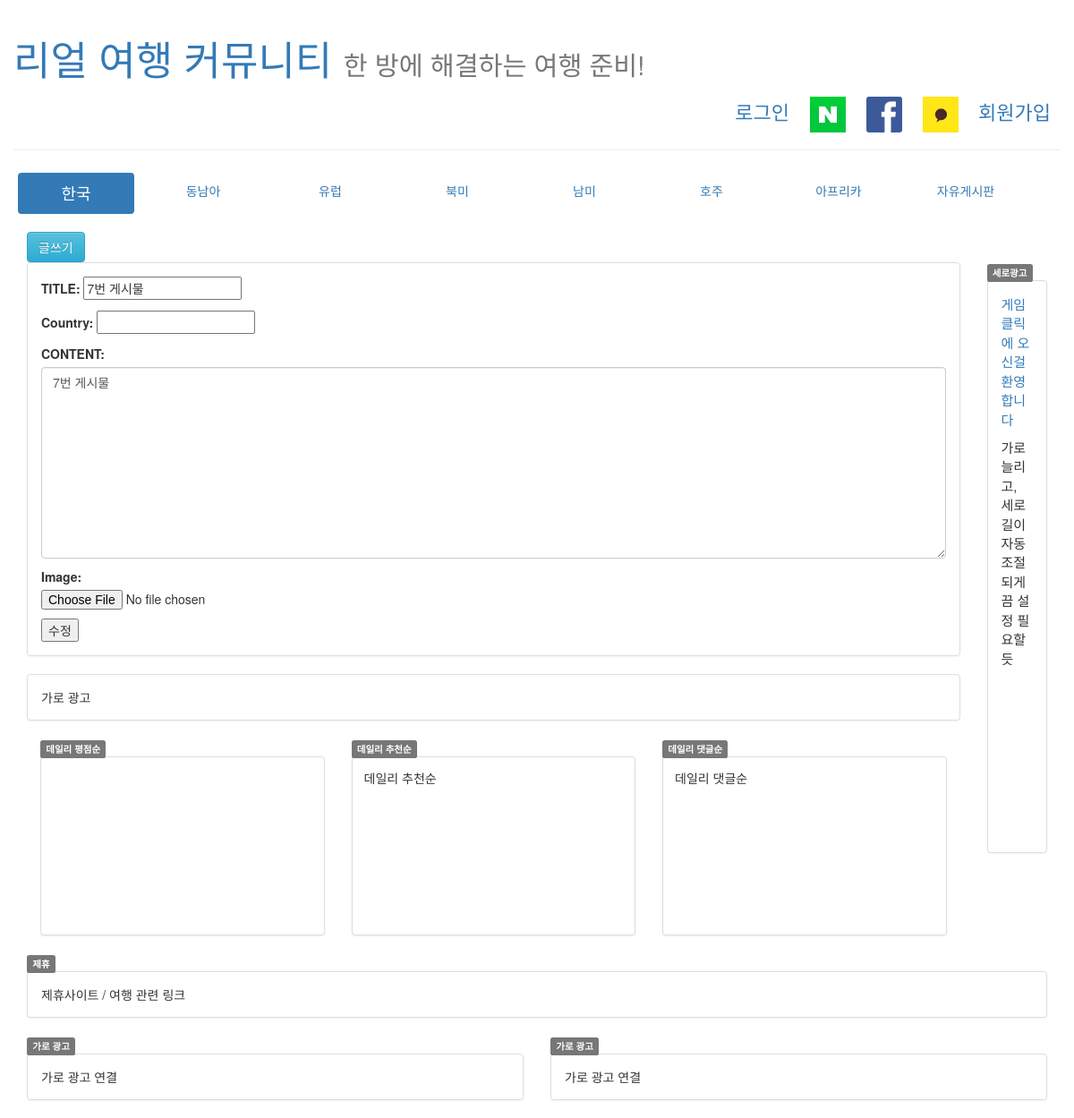
Page /board/korea/10/edit/ on the earlier database version.
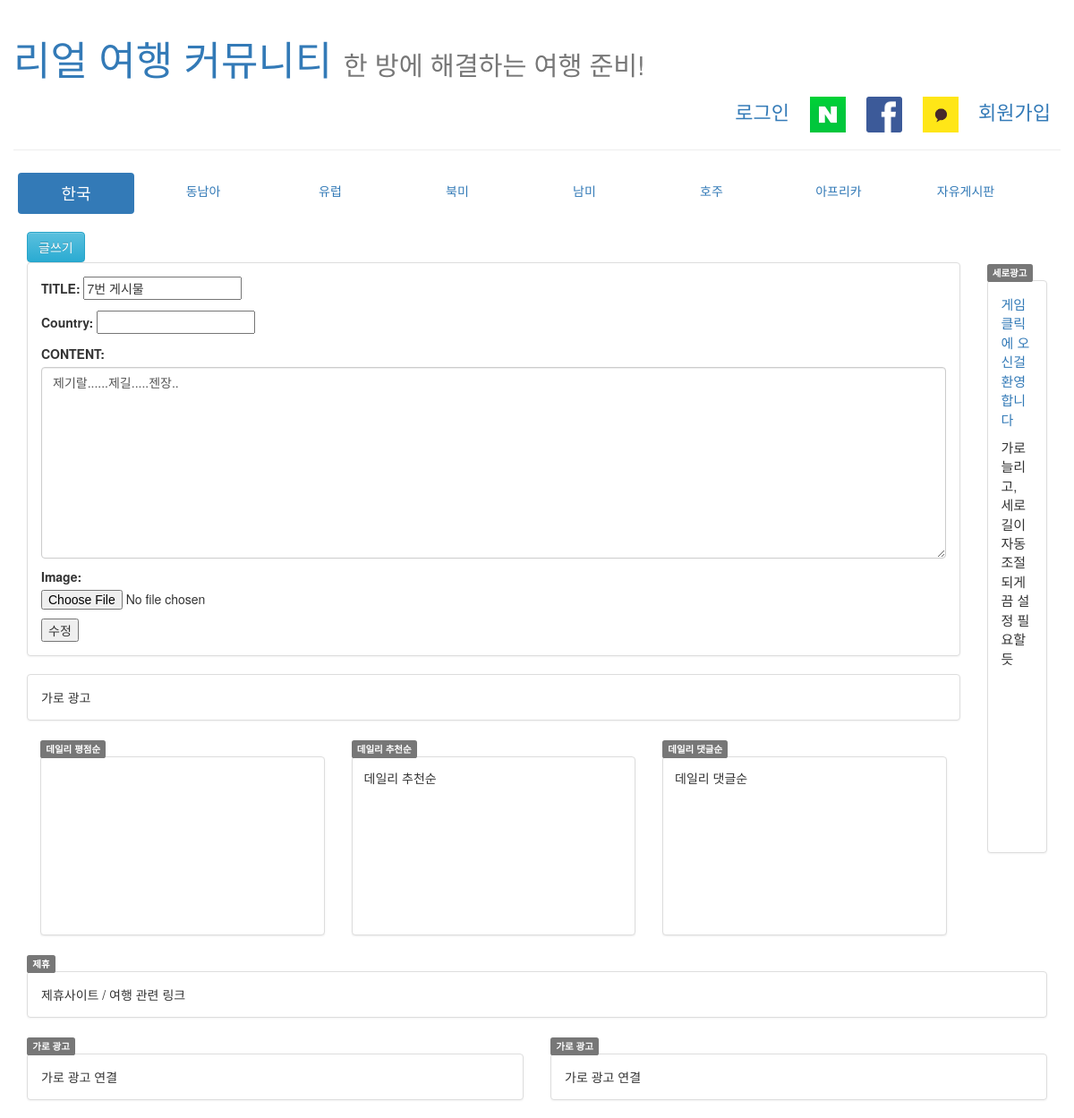
Same page on the later database version.
### board/models.py (models this page shows, shortened)
class Post(models.Model):
    title = models.CharField('TITLE', max_length=50, null=False)
    country = CountryField(blank_label='국가 선택', blank=True)
    content = models.TextField('CONTENT', null=False)
    create_date = models.DateTimeField('Create Date', auto_now_add=True)
    modify_date = models.DateTimeField('Modify Date', auto_now=True)
    user = models.ForeignKey(User, on_delete=models.CASCADE)
    image = models.ImageField(blank=True, null=True, upload_to='upload/%Y/%m/%d/orig')
    filtered_image = models.ImageField(blank=True, null=True,
                                       upload_to='upload/%Y/%m/%d/filtered')

### board/views.py (the view)
# urls.py: url(r'^korea/(?P<pk>\d+)/edit/$', PostEdit.as_view(), name='post_edit'),
class PostEdit(UpdateView):
    model = Post
    form_class = PostEditForm
    template_name = 'korea/post_edit.html'

### board/forms.py
class PostEditForm(forms.ModelForm):
    class Meta:
        model = Post
        fields = ['title', 'country', 'content', 'image',]
        widgets = {'country': CountrySelectWidget(),
                   'content': Textarea(attrs={'class': 'form-control' })
            }

### board/templates/korea/post_edit.html
{% extends 'Travel_Comm/base.html' %}
{% block content %}
<div class="row">
    <div class="col-sm-12 col-md-12">
        <div class="row">
            <div class="col-sm-11 col-md-11">
                <div class="panel panel-default">
                    <div class="panel-body mainbody" style="height:auto;">
                        <form action="" method="post" enctype="multipart/form-data">{% csrf_token %}
                            {{ form.as_p }}
                            <input type="submit" value="수정" />
                        </form>
                    </div>
                </div>
                <div class="col-sm-13 col-md-13">
                    <div class="panel panel-default">
                        <div class="panel-body">
                            가로 광고
                        </div>
                    </div>
                </div>
    <div class="col-sm-4 col-md-4">
        <span class="label label-default">데일리 평점순</span>
        <div class="thumbnail" style="height:200px;">
            <div class="caption">
            </div>
        </div>
    </div>
    <div class="col-sm-4 col-md-4">
        <span class="label label-default">데일리 추천순</span>
        <div class="thumbnail" style="height:200px;">
            <div class="caption">
                <p>데일리 추천순</p>
            </div>
        </div>
    </div>
    <div class="col-sm-4 col-md-4">
        <span class="label label-default">데일리 댓글순</span>
        <div class="thumbnail" style="height:200px;">
            <div class="caption">
                <p>데일리 댓글순</p>
            </div>
        </div>
    </div>
</div>
{% endblock %}

Differences in the rows shown:
changed Post "7번 게시물": content "7번 게시물" → "제기랄......제길.....젠장.."
